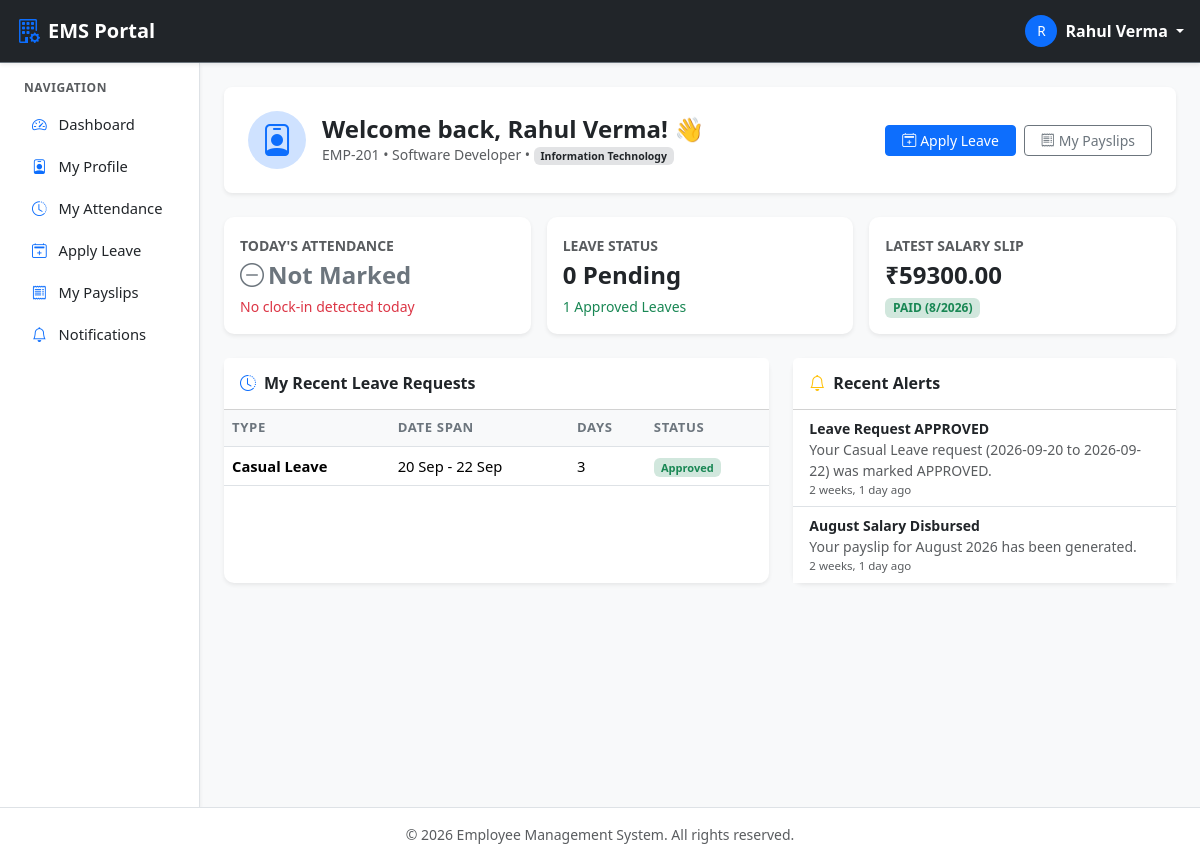
Page /employee-dashboard/ (signed in) on the committed database.
### employees/models.py (models this page shows, shortened)
class Employee(models.Model):
    ROLE_CHOICES = (
        ('ADMIN', 'Admin'),
        ('HR', 'HR / Manager'),
        ('EMPLOYEE', 'Employee'),
    )
    GENDER_CHOICES = (
        ('MALE', 'Male'),
        ('FEMALE', 'Female'),
        ('OTHER', 'Other'),
    )
    STATUS_CHOICES = (
        ('ACTIVE', 'Active'),
        ('INACTIVE', 'Inactive'),
    )
    user = models.OneToOneField(
        User,
        on_delete=models.CASCADE,
        related_name='employee'
    )
    employee_id = models.CharField(max_length=20, unique=True)
    phone = models.CharField(max_length=15, blank=True, null=True)
    address = models.TextField(blank=True, null=True)
    date_of_birth = models.DateField(blank=True, null=True)
    gender = models.CharField(max_length=10, choices=GENDER_CHOICES, default='MALE')
    profile_picture = models.ImageField(
        upload_to='profile_pictures/',
        blank=True,
        null=True
    )
    department = models.ForeignKey(
        Department,
        on_delete=models.SET_NULL,
        null=True,
        blank=True,
        related_name='employees'
    )
    designation = models.ForeignKey(
        Designation,
        on_delete=models.SET_NULL,
        null=True,
        blank=True,
        related_name='employees'
    )
    joining_date = models.DateField(blank=True, null=True)
    basic_salary = models.DecimalField(max_digits=10, decimal_places=2, default=0.00)
    role = models.CharField(max_length=10, choices=ROLE_CHOICES, default='EMPLOYEE')
    status = models.CharField(max_length=10, choices=STATUS_CHOICES, default='ACTIVE')
    created_at = models.DateTimeField(auto_now_add=True)
    updated_at = models.DateTimeField(auto_now=True)
    class Meta:
        ordering = ['employee_id']
    @property
    def full_name(self):
        return self.user.get_full_name() or self.user.username

### departments/models.py (models this page shows, shortened)
class Designation(models.Model):
    department = models.ForeignKey(
        Department,
        on_delete=models.CASCADE,
        related_name='designations'
    )
    title = models.CharField(max_length=100)
    description = models.TextField(blank=True, null=True)
    created_at = models.DateTimeField(auto_now_add=True)
    class Meta:
        ordering = ['title']
        constraints = [
            models.UniqueConstraint(
                fields=['department', 'title'],
                name='unique_designation_per_department'
            )
        ]

class Department(models.Model):
    name = models.CharField(max_length=100, unique=True)
    description = models.TextField(blank=True, null=True)
    created_at = models.DateTimeField(auto_now_add=True)
    updated_at = models.DateTimeField(auto_now=True)
    class Meta:
        ordering = ['name']
        verbose_name = 'Department'
        verbose_name_plural = 'Departments'

### payroll/models.py (models this page shows, shortened)
class SalaryRecord(models.Model):
    PAYMENT_STATUS_CHOICES = (
        ('PENDING', 'Pending'),
        ('PAID', 'Paid'),
        ('CANCELLED', 'Cancelled'),
    )
    employee = models.ForeignKey(
        Employee,
        on_delete=models.CASCADE,
        related_name='salary_records'
    )
    month = models.PositiveSmallIntegerField(help_text="Month number 1 to 12")
    year = models.PositiveIntegerField()
    basic_salary = models.DecimalField(max_digits=10, decimal_places=2)
    allowance = models.DecimalField(max_digits=10, decimal_places=2, default=0.00)
    bonus = models.DecimalField(max_digits=10, decimal_places=2, default=0.00)
    deduction = models.DecimalField(max_digits=10, decimal_places=2, default=0.00)
    net_salary = models.DecimalField(max_digits=10, decimal_places=2, editable=False)
    payment_date = models.DateField(blank=True, null=True)
    payment_status = models.CharField(
        max_length=10,
        choices=PAYMENT_STATUS_CHOICES,
        default='PENDING'
    )
    remarks = models.CharField(max_length=255, blank=True, null=True)
    created_at = models.DateTimeField(auto_now_add=True)
    updated_at = models.DateTimeField(auto_now=True)
    class Meta:
        ordering = ['-year', '-month']
        constraints = [
            models.UniqueConstraint(
                fields=['employee', 'month', 'year'],
                name='unique_salary_per_month'
            )
        ]

### leaves/models.py (models this page shows, shortened)
class LeaveRequest(models.Model):
    LEAVE_TYPES = (
        ('CASUAL', 'Casual Leave'),
        ('SICK', 'Sick Leave'),
        ('EARNED', 'Earned Leave'),
        ('EMERGENCY', 'Emergency Leave'),
    )
    STATUS_CHOICES = (
        ('PENDING', 'Pending'),
        ('APPROVED', 'Approved'),
        ('REJECTED', 'Rejected'),
    )
    employee = models.ForeignKey(
        Employee,
        on_delete=models.CASCADE,
        related_name='leave_requests'
    )
    leave_type = models.CharField(max_length=15, choices=LEAVE_TYPES, default='CASUAL')
    start_date = models.DateField()
    end_date = models.DateField()
    reason = models.TextField()
    status = models.CharField(max_length=10, choices=STATUS_CHOICES, default='PENDING')
    rejection_reason = models.CharField(max_length=255, blank=True, null=True)
    applied_at = models.DateTimeField(auto_now_add=True)
    approved_by = models.ForeignKey(
        User,
        on_delete=models.SET_NULL,
        null=True,
        blank=True,
        related_name='approved_leaves'
    )
    action_taken_at = models.DateTimeField(null=True, blank=True)
    class Meta:
        ordering = ['-applied_at']
    @property
    def total_days(self):
        if self.start_date and self.end_date:
            delta = self.end_date - self.start_date
            return max(delta.days + 1, 1)
        return 0

### notifications/models.py (models this page shows, shortened)
class Notification(models.Model):
    NOTIFICATION_TYPES = (
        ('LEAVE', 'Leave Request'),
        ('ATTENDANCE', 'Attendance'),
        ('PAYROLL', 'Payroll'),
        ('SYSTEM', 'System Alert'),
    )
    recipient = models.ForeignKey(
        User,
        on_delete=models.CASCADE,
        related_name='notifications'
    )
    title = models.CharField(max_length=150)
    message = models.TextField()
    notification_type = models.CharField(
        max_length=15,
        choices=NOTIFICATION_TYPES,
        default='SYSTEM'
    )
    is_read = models.BooleanField(default=False)
    link = models.CharField(max_length=200, blank=True, null=True)
    created_at = models.DateTimeField(auto_now_add=True)
    class Meta:
        ordering = ['-created_at']

### employees/views.py (the view)
# urls.py: path('employee-dashboard/', views.employee_dashboard_view, name='employee_dashboard'),
@employee_required
def employee_dashboard_view(request):
    today = timezone.now().date()
    try:
        employee = request.user.employee
    except Employee.DoesNotExist:
        return redirect('admin_dashboard')
    today_attendance = Attendance.objects.filter(employee=employee, date=today).first()
    my_pending_leaves = LeaveRequest.objects.filter(employee=employee, status='PENDING').count()
    my_approved_leaves = LeaveRequest.objects.filter(employee=employee, status='APPROVED').count()
    latest_salary = SalaryRecord.objects.filter(employee=employee).order_by('-year', '-month').first()
    recent_leaves = LeaveRequest.objects.filter(employee=employee).order_by('-applied_at')[:4]
    notifications = Notification.objects.filter(recipient=request.user, is_read=False).order_by('-created_at')[:5]
    context = {
        'employee': employee,
        'today_attendance': today_attendance,
        'my_pending_leaves': my_pending_leaves,
        'my_approved_leaves': my_approved_leaves,
        'latest_salary': latest_salary,
        'recent_leaves': recent_leaves,
        'notifications': notifications,
    }
    return render(request, 'employees/employee_dashboard.html', context)

### employees/templates/employees/employee_dashboard.html (shortened to what this page needs)
{% extends "base.html" %}
{% block content %}
<div class="container-fluid p-0">
    <div class="card shadow-sm border-0 mb-4 bg-white rounded-3">
        <div class="card-body p-4 d-flex flex-column flex-md-row justify-content-between align-items-md-center gap-3">
            <div class="d-flex align-items-center gap-3">
                <div class="bg-primary-subtle text-primary rounded-circle d-flex justify-content-center align-items-center" style="width: 58px; height: 58px;">
                    <i class="bi bi-person-badge fs-2"></i>
                </div>
                <div>
                    <h4 class="fw-bold mb-0">Welcome back, {{ employee.full_name }}! 👋</h4>
                    <p class="text-muted small mb-0">
                        {{ employee.employee_id }} &bull;
                        {{ employee.designation.title|default:"Associate" }} &bull;
                        <span class="badge bg-secondary-subtle text-dark">{{ employee.department.name|default:"General" }}</span>
                    </p>
                </div>
            </div>
            <div class="d-flex gap-2">
                <a href="#" class="btn btn-primary btn-sm px-3"><i class="bi bi-calendar2-plus me-1"></i>Apply Leave</a>
                <a href="#" class="btn btn-outline-secondary btn-sm px-3"><i class="bi bi-receipt me-1"></i>My Payslips</a>
            </div>
        </div>
    </div>
    <div class="row g-3 mb-4">
        <div class="col-sm-6 col-lg-4">
            <div class="card card-stat shadow-sm border-0 h-100" style="border-left-color: #198754 !important;">
                <div class="card-body">
                    <span class="text-muted text-uppercase fw-semibold small">Today's Attendance</span>
                    {% if today_attendance %}
                        <h4 class="fw-bold my-1 text-success"><i class="bi bi-check-circle me-1"></i>{{ today_attendance.get_status_display }}</h4>
                        <span class="text-muted small">Clock In: {{ today_attendance.check_in|default:"Recorded" }}</span>
                    {% else %}
                        <h4 class="fw-bold my-1 text-secondary"><i class="bi bi-dash-circle me-1"></i>Not Marked</h4>
                        <span class="text-danger small">No clock-in detected today</span>
                    {% endif %}
                </div>
            </div>
        </div>
        <div class="col-sm-6 col-lg-4">
            <div class="card card-stat shadow-sm border-0 h-100" style="border-left-color: #ffc107 !important;">
                <div class="card-body">
                    <span class="text-muted text-uppercase fw-semibold small">Leave Status</span>
                    <h4 class="fw-bold my-1 text-dark">{{ my_pending_leaves }} Pending</h4>
                    <span class="text-success small">{{ my_approved_leaves }} Approved Leaves</span>
                </div>
            </div>
        </div>
        <div class="col-sm-6 col-lg-4">
            <div class="card card-stat shadow-sm border-0 h-100" style="border-left-color: #0dcaf0 !important;">
                <div class="card-body">
                    <span class="text-muted text-uppercase fw-semibold small">Latest Salary Slip</span>
                    {% if latest_salary %}
                        <h4 class="fw-bold my-1 text-dark">₹{{ latest_salary.net_salary|floatformat:2 }}</h4>
                        <span class="badge bg-success-subtle text-success">{{ latest_salary.payment_status }} ({{ latest_salary.month }}/{{ latest_salary.year }})</span>
                    {% else %}
                        <h4 class="fw-bold my-1 text-muted">—</h4>
                        <span class="text-muted small">No payroll records generated</span>
                    {% endif %}
                </div>
            </div>
        </div>
    </div>
    <div class="row g-4">
        <div class="col-lg-7">
            <div class="card shadow-sm border-0 h-100">
                <div class="card-header bg-white py-3 d-flex justify-content-between align-items-center">
                    <h6 class="fw-bold mb-0 text-dark"><i class="bi bi-clock-history me-2 text-primary"></i>My Recent Leave Requests</h6>
                </div>
                <div class="card-body p-0">
                    <div class="table-responsive">
                        <table class="table table-hover align-middle mb-0">
                            <thead>
                                <tr>
                                    <th>Type</th>
                                    <th>Date Span</th>
                                    <th>Days</th>
                                    <th>Status</th>
                                </tr>
                            </thead>
                            <tbody>
                                {% for leave in recent_leaves %}
                                <tr>
                                    <td class="fw-semibold">{{ leave.get_leave_type_display }}</td>
                                    <td class="small">{{ leave.start_date|date:"d M" }} - {{ leave.end_date|date:"d M" }}</td>
                                    <td>{{ leave.total_days }}</td>
                                    <td>
                                        {% if leave.status == 'APPROVED' %}
                                            <span class="badge bg-success-subtle text-success">Approved</span>
                                        {% elif leave.status == 'REJECTED' %}
                                            <span class="badge bg-danger-subtle text-danger">Rejected</span>
                                        {% else %}
                                            <span class="badge bg-warning-subtle text-warning">Pending</span>
                                        {% endif %}
                                    </td>
                                </tr>
                                {% empty %}
                                <tr>
                                    <td colspan="4" class="text-center py-4 text-muted">You haven't submitted any leave requests yet.</td>
                                </tr>
                                {% endfor %}
                            </tbody>
                        </table>
                    </div>
                </div>
            </div>
        </div>
        <div class="col-lg-5">
            <div class="card shadow-sm border-0 h-100">
                <div class="card-header bg-white py-3">
                    <h6 class="fw-bold mb-0 text-dark"><i class="bi bi-bell me-2 text-warning"></i>Recent Alerts</h6>
                </div>
                <div class="card-body p-0">
                    <ul class="list-group list-group-flush">
                        {% for n in notifications %}
                        <li class="list-group-item py-2 px-3">
                            <div class="fw-semibold small">{{ n.title }}</div>
                            <div class="text-muted small">{{ n.message }}</div>
                            <div class="text-muted" style="font-size: 0.72rem;">{{ n.created_at|timesince }} ago</div>
                        </li>
                        {% empty %}
                        <li class="list-group-item text-center text-muted py-4">No unread alerts.</li>
                        {% endfor %}
                    </ul>
                </div>
            </div>
        </div>
    </div>
</div>
{% endblock %}

### templates/navbar.html (shortened to what this page needs)
<nav class="navbar navbar-expand-lg navbar-dark bg-dark sticky-top border-bottom border-secondary shadow-sm">
    <div class="container-fluid px-3">
        <a class="navbar-brand fw-bold d-flex align-items-center" href="#">
            <i class="bi bi-building-gear text-primary me-2 fs-4"></i>
            <span>EMS Portal</span>
        </a>
        {% if user.is_authenticated %}
        <div class="ms-auto d-flex align-items-center">
            <div class="dropdown">
                <a href="#" class="d-flex align-items-center text-white text-decoration-none dropdown-toggle" id="userDropdown" data-bs-toggle="dropdown" aria-expanded="false">
                    <span class="avatar-badge bg-primary text-white rounded-circle me-2 d-inline-flex justify-content-center align-items-center" style="width: 32px; height: 32px; font-size: 0.85rem;">
                        {{ user.username|first|upper }}
                    </span>
                    <span class="d-none d-sm-inline fw-semibold me-1">{{ user.get_full_name|default:user.username }}</span>
                </a>
            </div>
        </div>
        {% else %}
        <div class="ms-auto">
            <a href="{% url 'login' %}" class="btn btn-outline-light btn-sm px-3">Login</a>
        </div>
        {% endif %}
    </div>
</nav>

### rows in the picture
Employee: full_name "Rahul Verma", employee_id "EMP-201", designation "Software Developer", department.name "Information Technology"
SalaryRecord: net_salary "59300.00", payment_status "PAID", month "8", year "2026"
LeaveRequest: leave_type "Casual Leave", start_date "20 Sep", end_date "22 Sep", total_days "3", status "Approved"
Notification: title "Leave Request APPROVED", message "Your Casual Leave request (2026-09-20 to 2026-09-22) was marked APPROVED.", created_at "2 weeks, 1 day"
Notification: title "August Salary Disbursed", message "Your payslip for August 2026 has been generated.", created_at "2 weeks, 1 day"

### other values in the picture
{{ user.username|first|upper }} "R"
{{ user.get_full_name|default:user.username }} "Rahul Verma"
{{ my_pending_leaves }} "0"
{{ my_approved_leaves }} "1"
